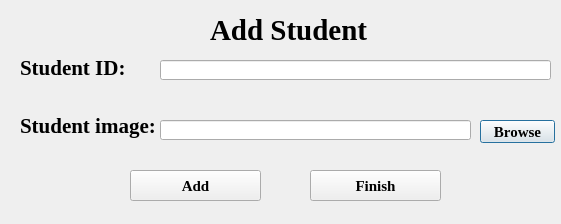
<?xml version="1.0" encoding="UTF-8"?>
<ui version="4.0">
 <class>Dialog</class>
 <widget class="QDialog" name="Dialog">
  <property name="geometry">
   <rect>
    <x>0</x>
    <y>0</y>
    <width>561</width>
    <height>224</height>
   </rect>
  </property>
  <property name="windowTitle">
   <string>Dialog</string>
  </property>
  <widget class="QLabel" name="label">
   <property name="geometry">
    <rect>
     <x>210</x>
     <y>10</y>
     <width>171</width>
     <height>41</height>
    </rect>
   </property>
   <property name="font">
    <font>
     <family>Times New Roman</family>
     <pointsize>22</pointsize>
     <weight>75</weight>
     <bold>true</bold>
    </font>
   </property>
   <property name="text">
    <string>Add Student </string>
   </property>
  </widget>
  <widget class="QLabel" name="label_2">
   <property name="geometry">
    <rect>
     <x>20</x>
     <y>60</y>
     <width>141</width>
     <height>16</height>
    </rect>
   </property>
   <property name="font">
    <font>
     <family>Times New Roman</family>
     <pointsize>16</pointsize>
     <weight>75</weight>
     <bold>true</bold>
    </font>
   </property>
   <property name="text">
    <string>Student ID:</string>
   </property>
  </widget>
  <widget class="QLineEdit" name="studentName">
   <property name="geometry">
    <rect>
     <x>160</x>
     <y>60</y>
     <width>391</width>
     <height>20</height>
    </rect>
   </property>
  </widget>
  <widget class="QLabel" name="label_3">
   <property name="geometry">
    <rect>
     <x>20</x>
     <y>110</y>
     <width>141</width>
     <height>31</height>
    </rect>
   </property>
   <property name="font">
    <font>
     <family>Times New Roman</family>
     <pointsize>16</pointsize>
     <weight>75</weight>
     <bold>true</bold>
    </font>
   </property>
   <property name="text">
    <string>Student image:</string>
   </property>
  </widget>
  <widget class="QLineEdit" name="studentImage">
   <property name="geometry">
    <rect>
     <x>160</x>
     <y>120</y>
     <width>311</width>
     <height>20</height>
    </rect>
   </property>
  </widget>
  <widget class="QPushButton" name="browse">
   <property name="geometry">
    <rect>
     <x>480</x>
     <y>120</y>
     <width>75</width>
     <height>23</height>
    </rect>
   </property>
   <property name="font">
    <font>
     <family>Times New Roman</family>
     <pointsize>11</pointsize>
     <weight>75</weight>
     <bold>true</bold>
    </font>
   </property>
   <property name="text">
    <string>Browse</string>
   </property>
  </widget>
  <widget class="QPushButton" name="add">
   <property name="geometry">
    <rect>
     <x>130</x>
     <y>170</y>
     <width>131</width>
     <height>31</height>
    </rect>
   </property>
   <property name="font">
    <font>
     <family>Times New Roman</family>
     <pointsize>11</pointsize>
     <weight>75</weight>
     <bold>true</bold>
    </font>
   </property>
   <property name="text">
    <string>Add</string>
   </property>
  </widget>
  <widget class="QPushButton" name="finish">
   <property name="geometry">
    <rect>
     <x>310</x>
     <y>170</y>
     <width>131</width>
     <height>31</height>
    </rect>
   </property>
   <property name="font">
    <font>
     <family>Times New Roman</family>
     <pointsize>11</pointsize>
     <weight>75</weight>
     <bold>true</bold>
    </font>
   </property>
   <property name="text">
    <string>Finish</string>
   </property>
  </widget>
 </widget>
 <resources/>
 <connections/>
</ui>
